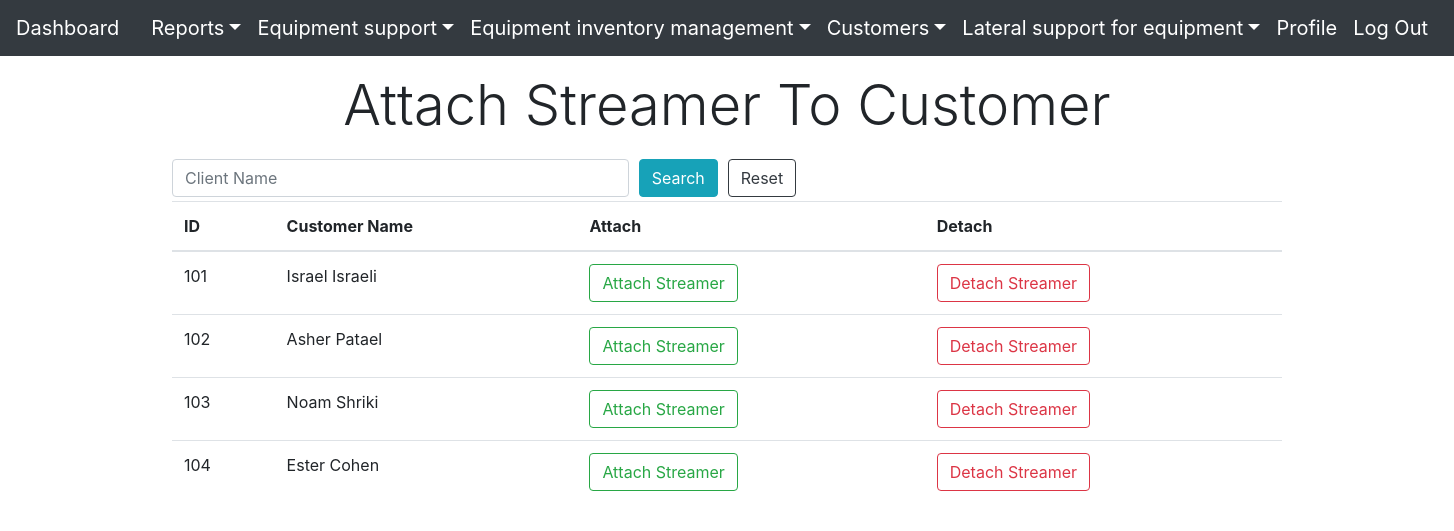
Page /accountToStreamer.php (signed in) on the committed database.
### tables this page shows
CREATE TABLE `customers` (
  `id` int(11) NOT NULL,
  `CusName` varchar(50) NOT NULL,
  `email` varchar(100) NOT NULL,
  `phone` int(11) NOT NULL,
  `address` varchar(25) NOT NULL,
  `joined_date` date NOT NULL,
  `customer_id` int(11) NOT NULL
);

### accountToStreamer.php (the view, shortened to what this page needs)
<?php require 'IsLoggedIn.php';
require 'connection/connection.php';
$username = $_GET['username'] ?? '';
$clientsQuery = "SELECT id, CusName FROM `customers` WHERE CusName LIKE '%".$username."%'";
$result = $con->query($clientsQuery);
?>
    <!DOCTYPE html>
    <html>
    <head>
        <?php require 'components/head.php'; ?>
    </head>
    <?php require 'components/head.php' ?>
    <body class="loggedin">
        <header class="navbar navbar-dark bg-dark box-shadow">
            <?php require 'components/header.php' ?>
        </header>
        <main role="main" class="container">
            <h1 class="display-4 m-3 text-center">Attach Streamer To Customer</h1>
            <form method="get" action="accountToStreamer.php">
                <div class="form-row align-items-center">
                    <div class="col-sm-5 my-1">
                        <input type="text" class="form-control" name="username" value="<?= $username ?>" placeholder="Client Name">
                    </div>
                    <div class="col-auto my-1">
                        <button type="submit" class="btn btn-info">Search</button>
                    </div>
                    <div class="col-auto my-1">
                        <a class="btn btn-outline-dark" href="accountToStreamer.php">Reset</a>
                    </div>
                </div>
            </form>
        <table class="table">
            <thead>
            <tr>
                <th scope="col">ID</th>
                <th scope="col">Customer Name</th>
                <th scope="col">Attach</th>
                <th scope="col">Detach</th>
            </tr>
            </thead>
            <tbody>
            <?php while ($row = $result->fetch_assoc()) {
                ?>
                <tr>
                    <td><?= $row['id'] ?></td>
                    <td><?= $row['CusName'] ?></td>
                    <td><a href="attachStreamerToUsername.php?userid=<?= $row['id'] ?>"class="btn btn-outline-success">Attach Streamer</a></td>
                    <td><a href="removeStreamerFromUsername.php?userid=<?= $row['id'] ?>"class="btn btn-outline-danger">Detach Streamer</a></td>
                </tr>
                <?php
            } ?>
            </tbody>
        </table>
        </main>
</body>
</html>

### rows in the picture
customers: id "101", CusName "Israel Israeli"
customers: id "102", CusName "Asher Patael"
customers: id "103", CusName "Noam Shriki"
customers: id "104", CusName "Ester Cohen"
